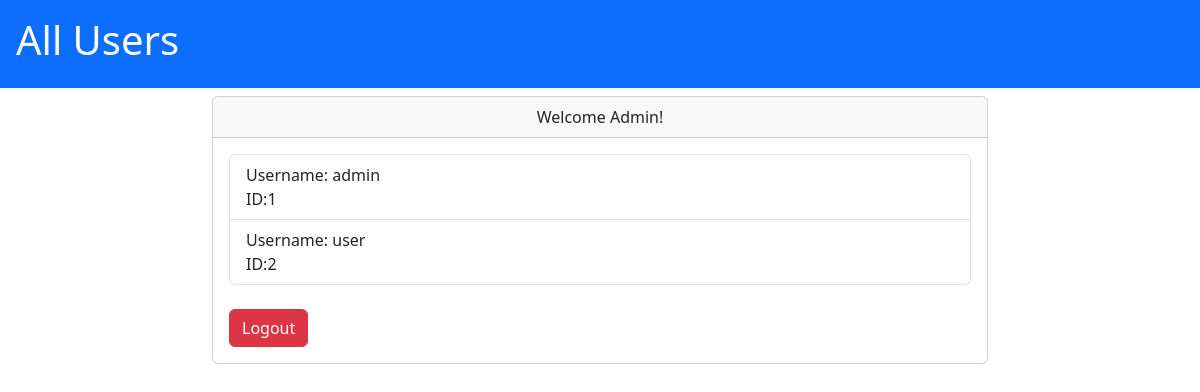
Page /all_users (signed in) on the earlier database version.
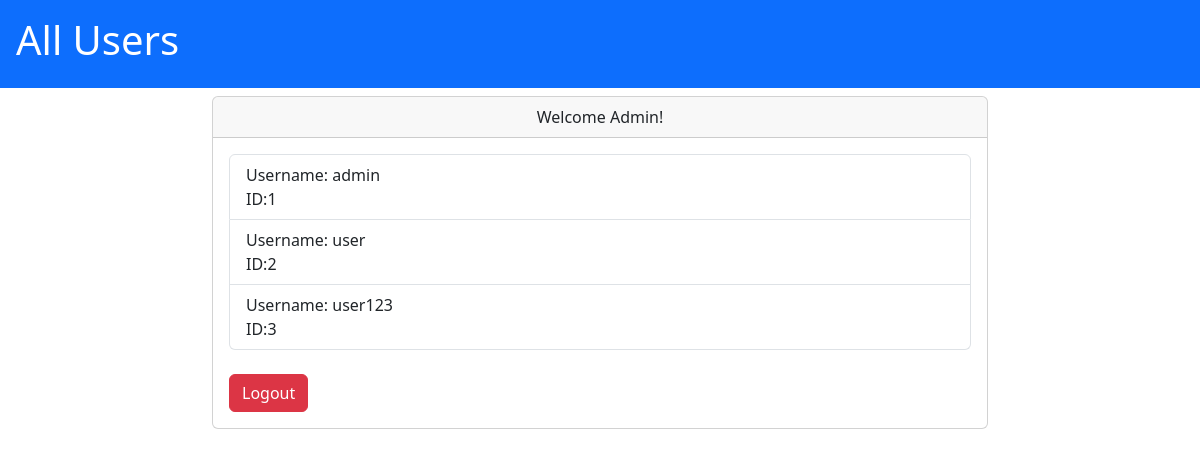
Same page on the later database version.
### Session_auth/session_app/models.py (models this page shows)
class User(Base):
    __tablename__ = "users"
    id = Column(Integer, primary_key=True, index=True)
    username = Column(String, unique=True, index=True, nullable=False)
    password = Column(String, nullable=False)
    sessions = relationship("UserSession", back_populates="user")

### JWT_auth/JWT_app/routes.py (the view)
@router.get("/all_users")
async def get_all_users(
        request: Request,
        users: list[User] = Depends(get_all_users_from_db),
):
    token = request.cookies.get("access_jwt_token")
    if not token:
        context = {
            "error_message": f"You are not authorized to access this page",
        }
        return templates.TemplateResponse(request=request, name="all_users.html", context=context)
    try:
        payload = verify_access_token(token)
    except HTTPException as e:
        context = {
            "error_message": f"You are not authorized to access this page",
        }
        return templates.TemplateResponse(request=request, name="all_users.html", context=context)
    username = payload["username"]
    if username == "admin":
        context = {
            "users": users,
        }
        return templates.TemplateResponse(request=request, name="all_users.html", context=context)
    context = {
        "error_message": f"You are not authorized to access this page",
    }
    return templates.TemplateResponse(request=request, name="all_users.html", context=context)

### JWT_auth/templates/all_users.html (shortened to what this page needs)
{% extends "base.html" %}
{% block template_name %}<h1>All Users</h1>{% endblock %}
{% block content %}
{% if error_message %}
<h5 class="text-danger">{{ error_message }}</h5>
<div class="mt-4">
    <a href="/login" class="btn btn-danger">Login</a>
</div>
{% else %}
<div class="row justify-content-center">
    <div class="col-md-8">
        <div class="card">
            <div class="card-header text-center">Welcome Admin!</div>
            <div class="card-body">
                <ul class="list-group">
                    {% for user in users %}
                    <li class="list-group-item">Username: {{ user.username }} <br> ID:{{ user.id }}</li>
                    {% endfor %}
                </ul>
                <div class="mt-4">
                    <a href="/logout" class="btn btn-danger">Logout</a>
                </div>
            </div>
        </div>
    </div>
</div>
{% endif %}
{% endblock %}

### JWT_auth/templates/base.html (shortened to what this page needs)
<!DOCTYPE html>
<html lang="en">
<head>
    <link href="https://cdn.jsdelivr.net/npm/bootstrap@5.3.2/dist/css/bootstrap.min.css" rel="stylesheet">
</head>
<header>
    <nav >
        <div class="p-3 mb-2 bg-primary text-white">
            {% block template_name %}{% endblock %}
        </div>
    </nav>
</header>
<body>
<div class="container-fluid">
    {% block content %}
    {% endblock %}
</div>
</body>
</html>

Differences in the rows shown:
added User: username "user123", id "3"
